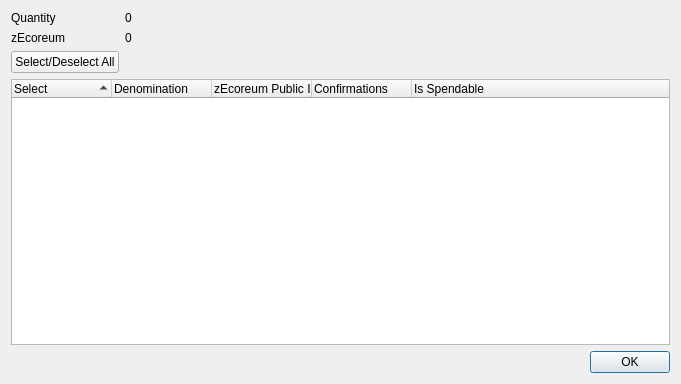
<?xml version="1.0" encoding="UTF-8"?>
<ui version="4.0">
 <class>ZEcoreumControlDialog</class>
 <widget class="QDialog" name="ZEcoreumControlDialog">
  <property name="geometry">
   <rect>
    <x>0</x>
    <y>0</y>
    <width>681</width>
    <height>384</height>
   </rect>
  </property>
  <property name="minimumSize">
   <size>
    <width>681</width>
    <height>384</height>
   </size>
  </property>
  <property name="windowTitle">
   <string>Select zEcoreum to Spend</string>
  </property>
  <layout class="QGridLayout" name="gridLayout">
   <item row="0" column="0">
    <layout class="QFormLayout" name="formLayout">
     <property name="sizeConstraint">
      <enum>QLayout::SetDefaultConstraint</enum>
     </property>
     <item row="0" column="0">
      <widget class="QLabel" name="labelQuantity">
       <property name="text">
        <string>Quantity</string>
       </property>
      </widget>
     </item>
     <item row="0" column="1">
      <widget class="QLabel" name="labelQuantity_int">
       <property name="text">
        <string>0</string>
       </property>
      </widget>
     </item>
     <item row="1" column="0">
      <widget class="QLabel" name="labelZEcoreum">
       <property name="text">
        <string>zEcoreum</string>
       </property>
      </widget>
     </item>
     <item row="1" column="1">
      <widget class="QLabel" name="labelZEcoreum_int">
       <property name="text">
        <string>0</string>
       </property>
      </widget>
     </item>
     <item row="2" column="0">
      <widget class="QPushButton" name="pushButtonAll">
       <property name="text">
        <string>Select/Deselect All</string>
       </property>
      </widget>
     </item>
    </layout>
   </item>
   <item row="1" column="0">
    <layout class="QVBoxLayout" name="verticalLayout">
     <item>
      <widget class="QTreeWidget" name="treeWidget">
       <property name="minimumSize">
        <size>
         <width>0</width>
         <height>250</height>
        </size>
       </property>
       <property name="alternatingRowColors">
        <bool>true</bool>
       </property>
       <property name="sortingEnabled">
        <bool>true</bool>
       </property>
       <property name="columnCount">
        <number>5</number>
       </property>
       <attribute name="headerDefaultSectionSize">
        <number>100</number>
       </attribute>
       <column>
        <property name="text">
         <string notr="true">Select</string>
        </property>
       </column>
       <column>
        <property name="text">
         <string notr="true">Denomination</string>
        </property>
       </column>
       <column>
        <property name="text">
         <string notr="true">zEcoreum Public ID</string>
        </property>
       </column>
       <column>
        <property name="text">
         <string notr="true">Confirmations</string>
        </property>
       </column>
       <column>
        <property name="text">
         <string>Is Spendable</string>
        </property>
       </column>
      </widget>
     </item>
     <item>
      <widget class="QDialogButtonBox" name="buttonBox">
       <property name="orientation">
        <enum>Qt::Horizontal</enum>
       </property>
       <property name="standardButtons">
        <set>QDialogButtonBox::Ok</set>
       </property>
      </widget>
     </item>
    </layout>
   </item>
  </layout>
 </widget>
 <resources/>
 <connections>
  <connection>
   <sender>buttonBox</sender>
   <signal>accepted()</signal>
   <receiver>ZEcoreumControlDialog</receiver>
   <slot>accept()</slot>
   <hints>
    <hint type="sourcelabel">
     <x>248</x>
     <y>254</y>
    </hint>
    <hint type="destinationlabel">
     <x>157</x>
     <y>274</y>
    </hint>
   </hints>
  </connection>
  <connection>
   <sender>buttonBox</sender>
   <signal>rejected()</signal>
   <receiver>ZEcoreumControlDialog</receiver>
   <slot>reject()</slot>
   <hints>
    <hint type="sourcelabel">
     <x>316</x>
     <y>260</y>
    </hint>
    <hint type="destinationlabel">
     <x>286</x>
     <y>274</y>
    </hint>
   </hints>
  </connection>
 </connections>
</ui>
